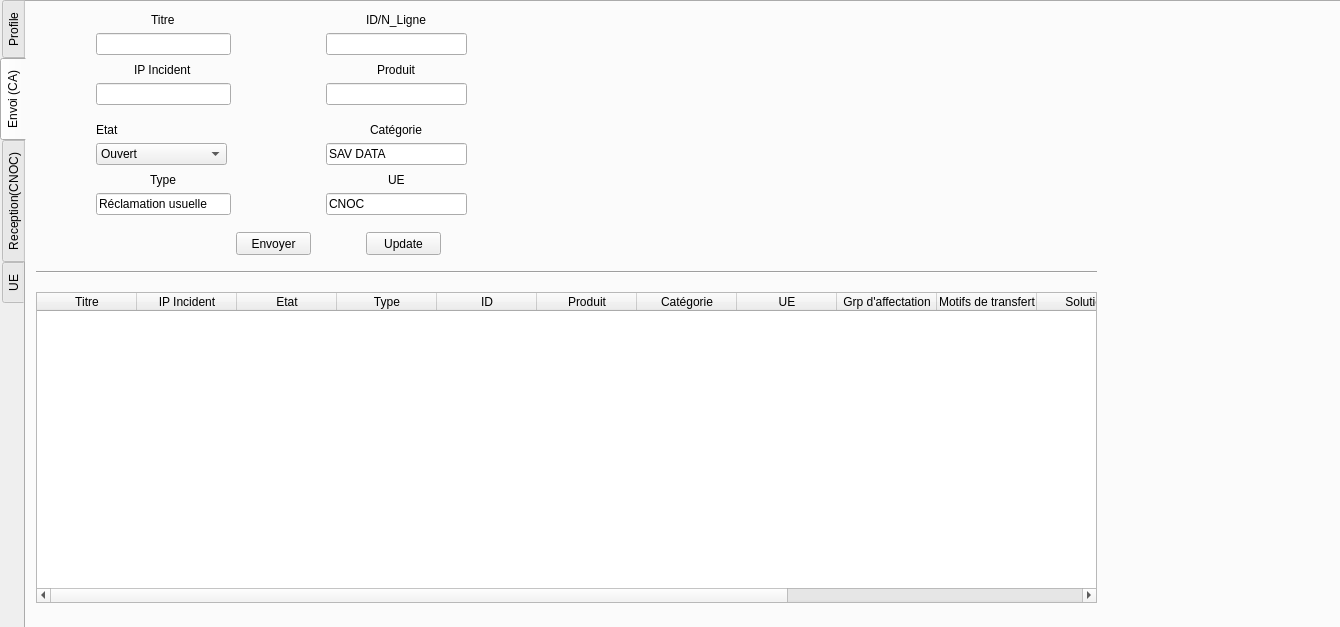
<?xml version="1.0" encoding="UTF-8"?>
<ui version="4.0">
 <class>Dialog2</class>
 <widget class="QDialog" name="Dialog2">
  <property name="geometry">
   <rect>
    <x>0</x>
    <y>0</y>
    <width>1340</width>
    <height>627</height>
   </rect>
  </property>
  <property name="windowTitle">
   <string>TT Reclamations</string>
  </property>
  <property name="windowIcon">
   <iconset resource="rsc1.qrc">
    <normaloff>:/resources/img/icontt2.png</normaloff>:/resources/img/icontt2.png</iconset>
  </property>
  <widget class="QTabWidget" name="tabWidget">
   <property name="enabled">
    <bool>true</bool>
   </property>
   <property name="geometry">
    <rect>
     <x>0</x>
     <y>0</y>
     <width>1341</width>
     <height>631</height>
    </rect>
   </property>
   <property name="tabPosition">
    <enum>QTabWidget::West</enum>
   </property>
   <property name="currentIndex">
    <number>1</number>
   </property>
   <property name="iconSize">
    <size>
     <width>50</width>
     <height>35</height>
    </size>
   </property>
   <widget class="QWidget" name="tab">
    <attribute name="title">
     <string>Profile</string>
    </attribute>
    <widget class="QPushButton" name="pushButton">
     <property name="geometry">
      <rect>
       <x>220</x>
       <y>220</y>
       <width>75</width>
       <height>23</height>
      </rect>
     </property>
     <property name="text">
      <string>Changer</string>
     </property>
    </widget>
    <widget class="QWidget" name="layoutWidget">
     <property name="geometry">
      <rect>
       <x>190</x>
       <y>60</y>
       <width>135</width>
       <height>43</height>
      </rect>
     </property>
     <layout class="QVBoxLayout" name="verticalLayout">
      <item>
       <widget class="QLabel" name="label">
        <property name="text">
         <string>User</string>
        </property>
       </widget>
      </item>
      <item>
       <widget class="QLineEdit" name="lineEdit"/>
      </item>
     </layout>
    </widget>
    <widget class="QWidget" name="layoutWidget">
     <property name="geometry">
      <rect>
       <x>190</x>
       <y>110</y>
       <width>135</width>
       <height>43</height>
      </rect>
     </property>
     <layout class="QVBoxLayout" name="verticalLayout_2">
      <item>
       <widget class="QLabel" name="label_2">
        <property name="text">
         <string>Nouveau Pass</string>
        </property>
       </widget>
      </item>
      <item>
       <widget class="QLineEdit" name="lineEdit_2">
        <property name="echoMode">
         <enum>QLineEdit::Password</enum>
        </property>
       </widget>
      </item>
     </layout>
    </widget>
    <widget class="QWidget" name="layoutWidget">
     <property name="geometry">
      <rect>
       <x>190</x>
       <y>160</y>
       <width>135</width>
       <height>43</height>
      </rect>
     </property>
     <layout class="QVBoxLayout" name="verticalLayout_3">
      <item>
       <widget class="QLabel" name="label_3">
        <property name="text">
         <string>Comfirmer</string>
        </property>
       </widget>
      </item>
      <item>
       <widget class="QLineEdit" name="lineEdit_3">
        <property name="echoMode">
         <enum>QLineEdit::Password</enum>
        </property>
       </widget>
      </item>
     </layout>
    </widget>
   </widget>
   <widget class="QWidget" name="tab_2">
    <attribute name="title">
     <string>Envoi (CA)</string>
    </attribute>
    <widget class="QPushButton" name="pushButton_2">
     <property name="geometry">
      <rect>
       <x>210</x>
       <y>230</y>
       <width>75</width>
       <height>23</height>
      </rect>
     </property>
     <property name="text">
      <string>Envoyer</string>
     </property>
    </widget>
    <widget class="QWidget" name="layoutWidget">
     <property name="geometry">
      <rect>
       <x>70</x>
       <y>10</y>
       <width>135</width>
       <height>43</height>
      </rect>
     </property>
     <layout class="QVBoxLayout" name="verticalLayout_4">
      <item alignment="Qt::AlignHCenter">
       <widget class="QLabel" name="label_11">
        <property name="text">
         <string>Titre</string>
        </property>
       </widget>
      </item>
      <item>
       <widget class="QLineEdit" name="lineEdit_10"/>
      </item>
     </layout>
    </widget>
    <widget class="QWidget" name="layoutWidget">
     <property name="geometry">
      <rect>
       <x>70</x>
       <y>60</y>
       <width>135</width>
       <height>43</height>
      </rect>
     </property>
     <layout class="QVBoxLayout" name="verticalLayout_5">
      <item alignment="Qt::AlignHCenter">
       <widget class="QLabel" name="label_4">
        <property name="text">
         <string>IP Incident</string>
        </property>
       </widget>
      </item>
      <item>
       <widget class="QLineEdit" name="lineEdit_7"/>
      </item>
     </layout>
    </widget>
    <widget class="QWidget" name="layoutWidget">
     <property name="geometry">
      <rect>
       <x>70</x>
       <y>170</y>
       <width>135</width>
       <height>43</height>
      </rect>
     </property>
     <layout class="QVBoxLayout" name="verticalLayout_7">
      <item alignment="Qt::AlignHCenter">
       <widget class="QLabel" name="label_7">
        <property name="text">
         <string>Type</string>
        </property>
       </widget>
      </item>
      <item>
       <widget class="QLineEdit" name="lineEdit_8">
        <property name="text">
         <string>Réclamation usuelle</string>
        </property>
       </widget>
      </item>
     </layout>
    </widget>
    <widget class="QWidget" name="layoutWidget">
     <property name="geometry">
      <rect>
       <x>300</x>
       <y>10</y>
       <width>141</width>
       <height>43</height>
      </rect>
     </property>
     <layout class="QVBoxLayout" name="verticalLayout_8">
      <item alignment="Qt::AlignHCenter">
       <widget class="QLabel" name="label_6">
        <property name="text">
         <string>ID/N_Ligne</string>
        </property>
       </widget>
      </item>
      <item>
       <widget class="QLineEdit" name="lineEdit_5"/>
      </item>
     </layout>
    </widget>
    <widget class="QWidget" name="layoutWidget">
     <property name="geometry">
      <rect>
       <x>300</x>
       <y>60</y>
       <width>141</width>
       <height>43</height>
      </rect>
     </property>
     <layout class="QVBoxLayout" name="verticalLayout_9">
      <item alignment="Qt::AlignHCenter">
       <widget class="QLabel" name="label_5">
        <property name="enabled">
         <bool>true</bool>
        </property>
        <property name="text">
         <string>Produit</string>
        </property>
       </widget>
      </item>
      <item>
       <widget class="QLineEdit" name="lineEdit_4"/>
      </item>
     </layout>
    </widget>
    <widget class="QWidget" name="layoutWidget">
     <property name="geometry">
      <rect>
       <x>300</x>
       <y>120</y>
       <width>141</width>
       <height>43</height>
      </rect>
     </property>
     <layout class="QVBoxLayout" name="verticalLayout_10">
      <item alignment="Qt::AlignHCenter">
       <widget class="QLabel" name="label_8">
        <property name="text">
         <string>Catégorie</string>
        </property>
       </widget>
      </item>
      <item>
       <widget class="QLineEdit" name="lineEdit_6">
        <property name="text">
         <string>SAV DATA</string>
        </property>
       </widget>
      </item>
     </layout>
    </widget>
    <widget class="QWidget" name="layoutWidget">
     <property name="geometry">
      <rect>
       <x>300</x>
       <y>170</y>
       <width>141</width>
       <height>43</height>
      </rect>
     </property>
     <layout class="QVBoxLayout" name="verticalLayout_11">
      <item alignment="Qt::AlignHCenter">
       <widget class="QLabel" name="label_10">
        <property name="text">
         <string>UE</string>
        </property>
       </widget>
      </item>
      <item>
       <widget class="QLineEdit" name="lineEdit_9">
        <property name="text">
         <string>CNOC</string>
        </property>
       </widget>
      </item>
     </layout>
    </widget>
    <widget class="QWidget" name="layoutWidget">
     <property name="geometry">
      <rect>
       <x>70</x>
       <y>120</y>
       <width>131</width>
       <height>43</height>
      </rect>
     </property>
     <layout class="QVBoxLayout" name="verticalLayout_6">
      <item>
       <widget class="QLabel" name="label_9">
        <property name="text">
         <string>Etat</string>
        </property>
       </widget>
      </item>
      <item>
       <widget class="QComboBox" name="comboBox">
        <item>
         <property name="text">
          <string>Ouvert</string>
         </property>
        </item>
        <item>
         <property name="text">
          <string>Résolu</string>
         </property>
        </item>
        <item>
         <property name="text">
          <string>En attente</string>
         </property>
        </item>
       </widget>
      </item>
     </layout>
    </widget>
    <widget class="QTableWidget" name="tableWidget_2">
     <property name="geometry">
      <rect>
       <x>10</x>
       <y>290</y>
       <width>1061</width>
       <height>311</height>
      </rect>
     </property>
     <column>
      <property name="text">
       <string>Titre</string>
      </property>
     </column>
     <column>
      <property name="text">
       <string>IP Incident</string>
      </property>
     </column>
     <column>
      <property name="text">
       <string>Etat</string>
      </property>
     </column>
     <column>
      <property name="text">
       <string>Type</string>
      </property>
     </column>
     <column>
      <property name="text">
       <string>ID</string>
      </property>
     </column>
     <column>
      <property name="text">
       <string>Produit</string>
      </property>
     </column>
     <column>
      <property name="text">
       <string>Catégorie</string>
      </property>
     </column>
     <column>
      <property name="text">
       <string>UE</string>
      </property>
     </column>
     <column>
      <property name="text">
       <string>Grp d'affectation</string>
      </property>
     </column>
     <column>
      <property name="text">
       <string>Motifs de transfert</string>
      </property>
     </column>
     <column>
      <property name="text">
       <string>Solution</string>
      </property>
     </column>
     <column>
      <property name="text">
       <string>Commentaire</string>
      </property>
     </column>
     <column>
      <property name="text">
       <string/>
      </property>
     </column>
     <column>
      <property name="text">
       <string/>
      </property>
     </column>
    </widget>
    <widget class="Line" name="line">
     <property name="geometry">
      <rect>
       <x>10</x>
       <y>260</y>
       <width>1061</width>
       <height>20</height>
      </rect>
     </property>
     <property name="orientation">
      <enum>Qt::Horizontal</enum>
     </property>
    </widget>
    <widget class="QPushButton" name="pushButton_3ca">
     <property name="geometry">
      <rect>
       <x>340</x>
       <y>230</y>
       <width>75</width>
       <height>23</height>
      </rect>
     </property>
     <property name="text">
      <string>Update</string>
     </property>
    </widget>
    <widget class="QLabel" name="label_13">
     <property name="geometry">
      <rect>
       <x>690</x>
       <y>10</y>
       <width>301</width>
       <height>251</height>
      </rect>
     </property>
     <property name="text">
      <string/>
     </property>
     <property name="pixmap">
      <pixmap resource="rsc1.qrc">:/resources/img/ca.png</pixmap>
     </property>
    </widget>
   </widget>
   <widget class="QWidget" name="tab_3">
    <attribute name="title">
     <string>Reception(CNOC)</string>
    </attribute>
    <widget class="QTableWidget" name="tableWidget">
     <property name="geometry">
      <rect>
       <x>10</x>
       <y>200</y>
       <width>1061</width>
       <height>371</height>
      </rect>
     </property>
     <column>
      <property name="text">
       <string>Titre</string>
      </property>
     </column>
     <column>
      <property name="text">
       <string>IP Incident</string>
      </property>
     </column>
     <column>
      <property name="text">
       <string>Etat</string>
      </property>
     </column>
     <column>
      <property name="text">
       <string>Type</string>
      </property>
     </column>
     <column>
      <property name="text">
       <string>ID</string>
      </property>
     </column>
     <column>
      <property name="text">
       <string>Produit</string>
      </property>
     </column>
     <column>
      <property name="text">
       <string>Catégorie</string>
      </property>
     </column>
     <column>
      <property name="text">
       <string>UE</string>
      </property>
     </column>
     <column>
      <property name="text">
       <string>Grp d'affectation</string>
      </property>
     </column>
     <column>
      <property name="text">
       <string>Motifs de transfert</string>
      </property>
     </column>
     <column>
      <property name="text">
       <string>Solution</string>
      </property>
     </column>
     <column>
      <property name="text">
       <string>Commentaire</string>
      </property>
     </column>
     <column>
      <property name="text">
       <string/>
      </property>
     </column>
    </widget>
    <widget class="QPushButton" name="pushButton_3cnoc">
     <property name="geometry">
      <rect>
       <x>240</x>
       <y>580</y>
       <width>75</width>
       <height>23</height>
      </rect>
     </property>
     <property name="text">
      <string>Update </string>
     </property>
    </widget>
    <widget class="QLabel" name="label_12">
     <property name="geometry">
      <rect>
       <x>180</x>
       <y>50</y>
       <width>471</width>
       <height>51</height>
      </rect>
     </property>
     <property name="text">
      <string>&lt;html&gt;&lt;head/&gt;&lt;body&gt;&lt;p&gt;&lt;br/&gt;&lt;/p&gt;&lt;/body&gt;&lt;/html&gt;</string>
     </property>
    </widget>
    <widget class="QLabel" name="label_14">
     <property name="geometry">
      <rect>
       <x>130</x>
       <y>10</y>
       <width>551</width>
       <height>171</height>
      </rect>
     </property>
     <property name="text">
      <string/>
     </property>
     <property name="pixmap">
      <pixmap resource="rsc1.qrc">:/resources/img/cnoc.png</pixmap>
     </property>
    </widget>
   </widget>
   <widget class="QWidget" name="tab_4">
    <attribute name="title">
     <string>UE</string>
    </attribute>
    <widget class="QTableWidget" name="tableWidget_3">
     <property name="geometry">
      <rect>
       <x>30</x>
       <y>190</y>
       <width>1061</width>
       <height>371</height>
      </rect>
     </property>
     <column>
      <property name="text">
       <string>Titre</string>
      </property>
     </column>
     <column>
      <property name="text">
       <string>IP Incident</string>
      </property>
     </column>
     <column>
      <property name="text">
       <string>Etat</string>
      </property>
     </column>
     <column>
      <property name="text">
       <string>Type</string>
      </property>
     </column>
     <column>
      <property name="text">
       <string>ID</string>
      </property>
     </column>
     <column>
      <property name="text">
       <string>Produit</string>
      </property>
     </column>
     <column>
      <property name="text">
       <string>Catégorie</string>
      </property>
     </column>
     <column>
      <property name="text">
       <string>UE</string>
      </property>
     </column>
     <column>
      <property name="text">
       <string>Grp d'affectation</string>
      </property>
     </column>
     <column>
      <property name="text">
       <string>Motifs de transfert</string>
      </property>
     </column>
     <column>
      <property name="text">
       <string>Solution</string>
      </property>
     </column>
     <column>
      <property name="text">
       <string>Commentaire</string>
      </property>
     </column>
     <column>
      <property name="text">
       <string/>
      </property>
     </column>
    </widget>
    <widget class="QPushButton" name="pushButton_3_ue">
     <property name="geometry">
      <rect>
       <x>340</x>
       <y>580</y>
       <width>75</width>
       <height>23</height>
      </rect>
     </property>
     <property name="text">
      <string>Update</string>
     </property>
    </widget>
    <widget class="QLabel" name="label_15">
     <property name="geometry">
      <rect>
       <x>140</x>
       <y>0</y>
       <width>461</width>
       <height>201</height>
      </rect>
     </property>
     <property name="text">
      <string/>
     </property>
     <property name="pixmap">
      <pixmap resource="rsc1.qrc">:/resources/img/UE.png</pixmap>
     </property>
    </widget>
   </widget>
  </widget>
 </widget>
 <resources>
  <include location="rsc1.qrc"/>
 </resources>
 <connections/>
</ui>
